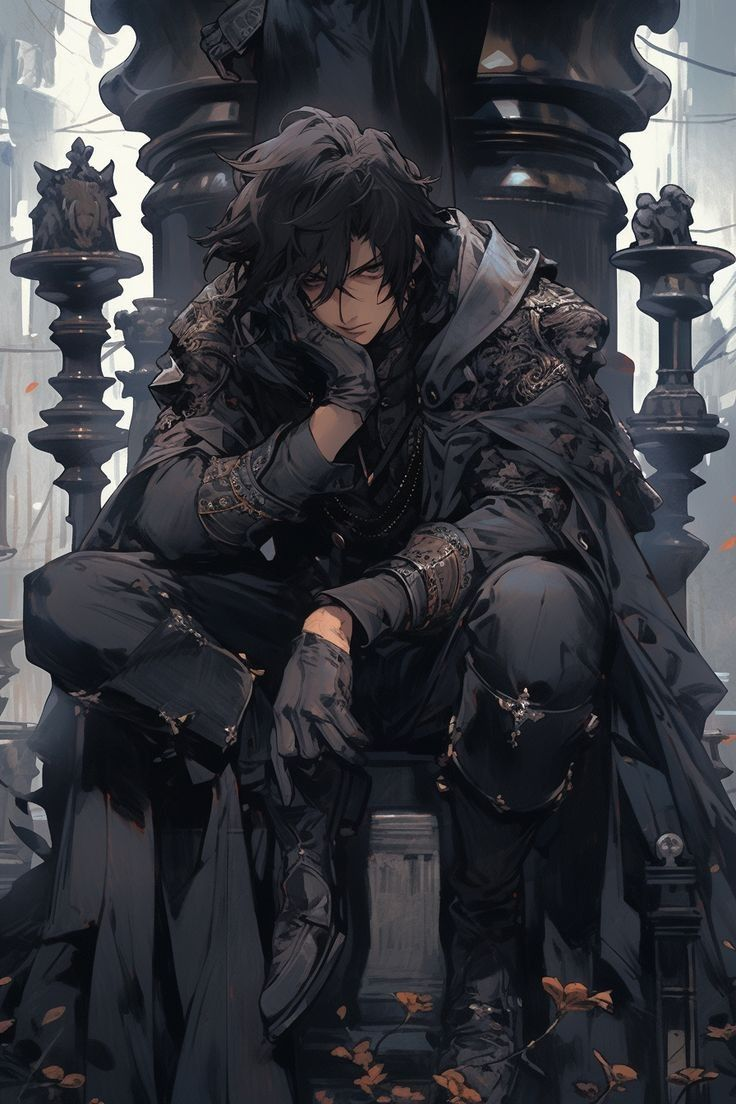
#> input picture data/edgy.jpg, 736 x 1104 px
$ python blur.py
#> lines starting #> are read from the running program, lines starting #| are printed output that depends on the picture
import cv2
import os

img_path = os.path.join("data", "edgy.jpg")
img = cv2.imread(img_path)
#> img is the input picture: shape (1104, 736, 3); mean B, G, R 62.8, 57.1, 55.9

img_rgb = cv2.cvtColor(img, cv2.COLOR_BGR2RGB)
img_gray = cv2.cvtColor(img, cv2.COLOR_BGR2GRAY)

img_blur = cv2.blur(img, (13,13))
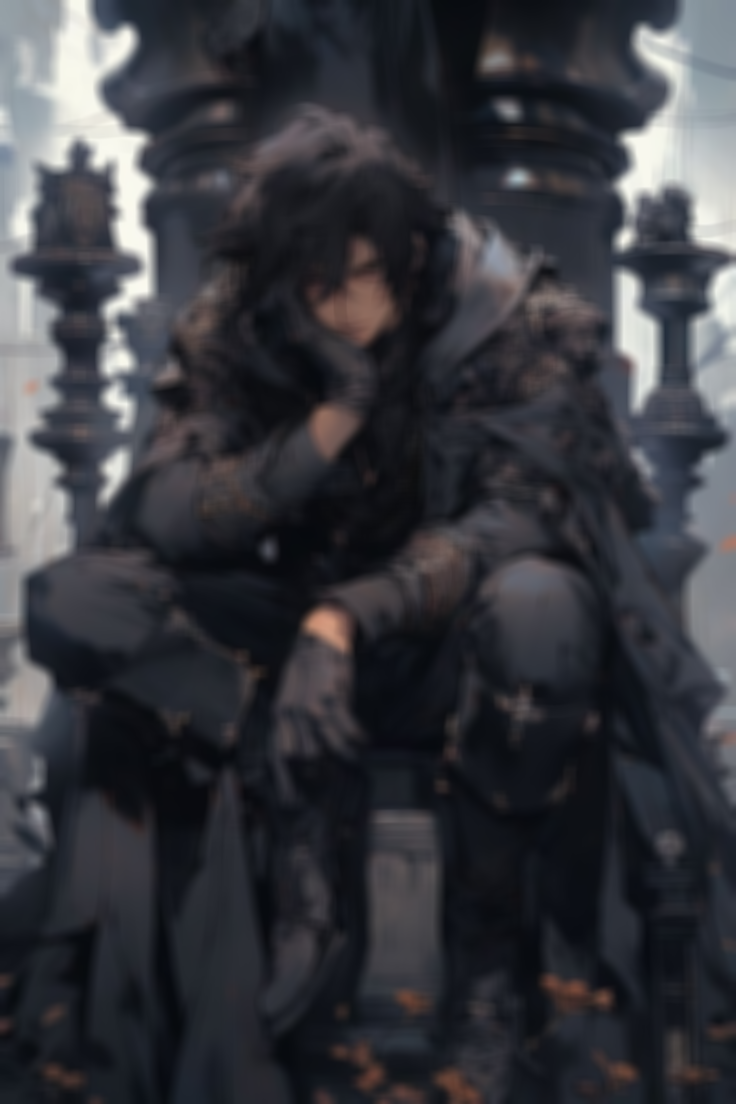
#> img_blur: shape (1104, 736, 3); mean B, G, R 62.8, 57.1, 55.9
img_gauss_blur = cv2.GaussianBlur(img, (13,13), 7)
img_median_blur = cv2.medianBlur(img, 13)
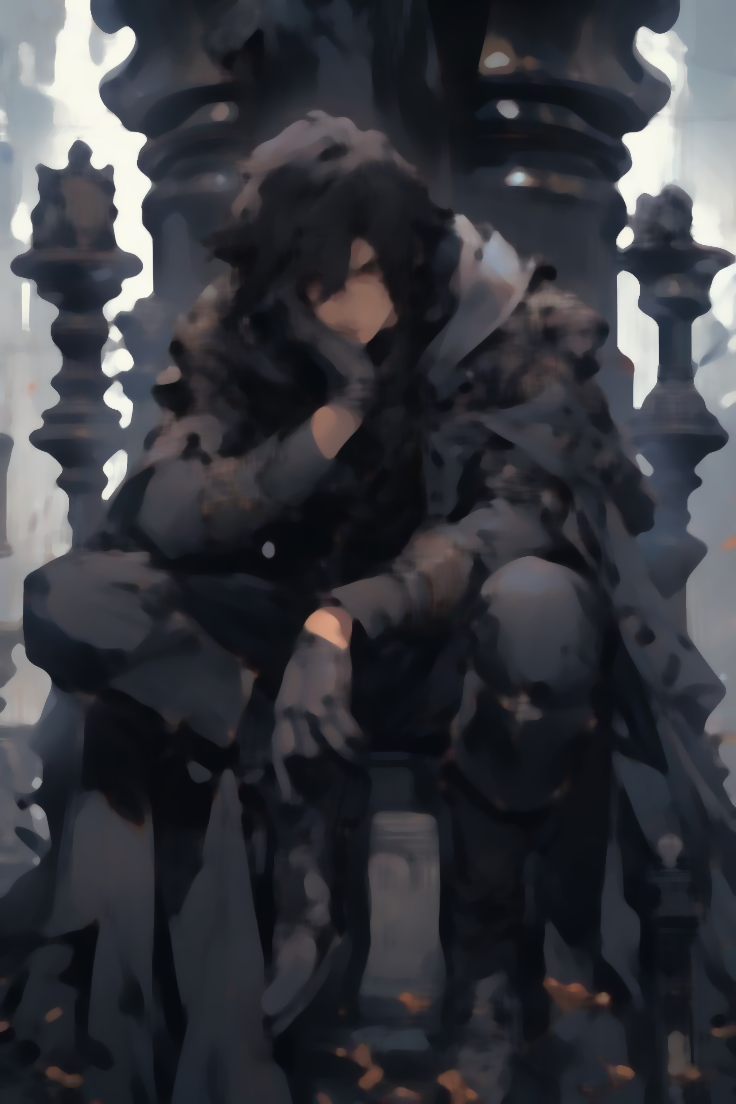
#> img_median_blur: shape (1104, 736, 3); mean B, G, R 62.4, 56.5, 55.1
img_bilateral = cv2.bilateralFilter(img, 100, 100, 100)
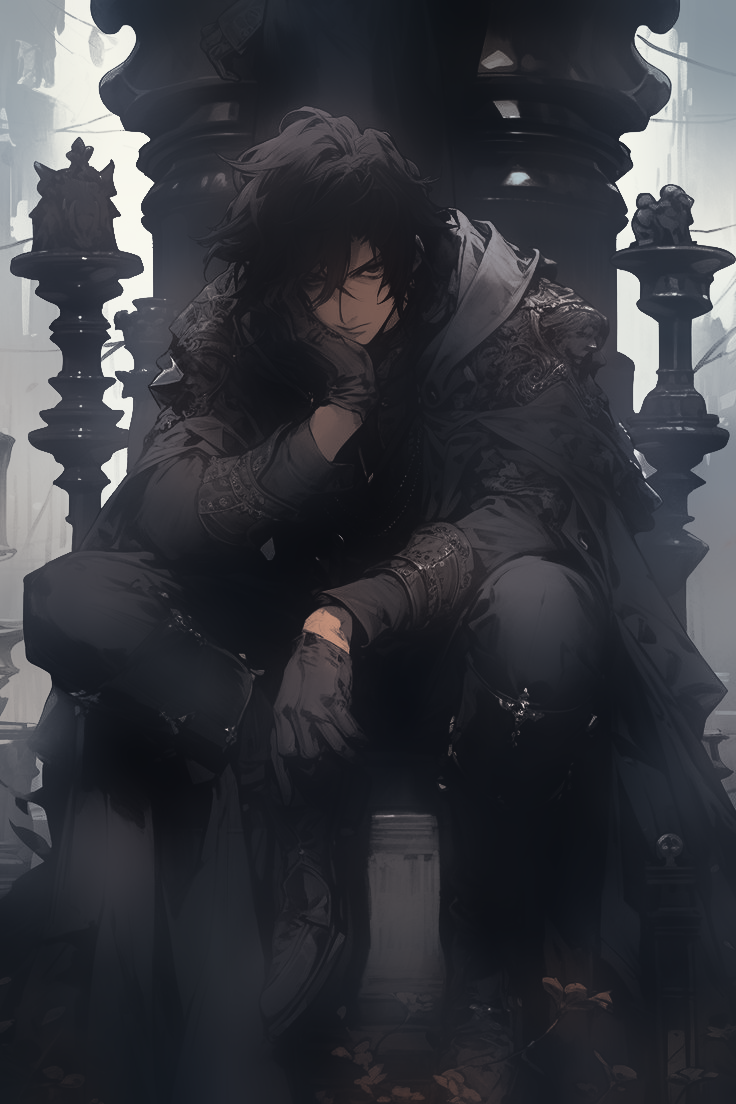
#> img_bilateral: shape (1104, 736, 3); mean B, G, R 62.1, 56.3, 54.9

if img is None:
    print("Erro ao carregar a imagem.")
else:
    # cv2.imshow("foto", img_blur)
    # cv2.imshow("foto2", img_gauss_blur)
    # cv2.imshow("foto3", img_median_blur)
    cv2.imshow("foto4", img_bilateral)
    cv2.waitKey(0)
    cv2.destroyAllWindows()
